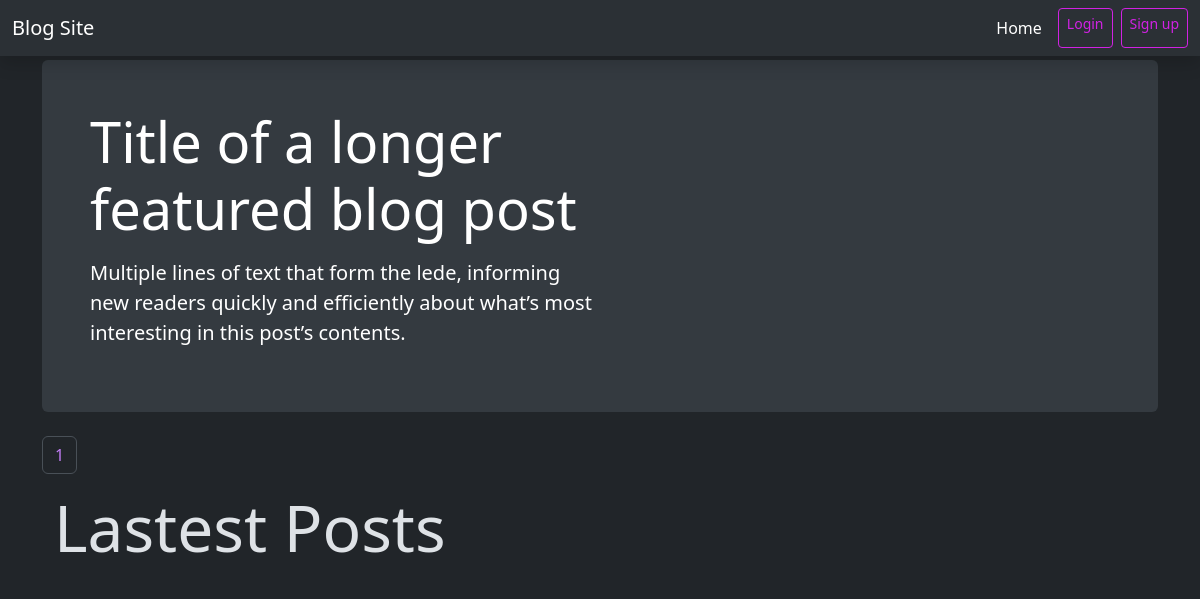
/, run on an earlier commit of the app's database.
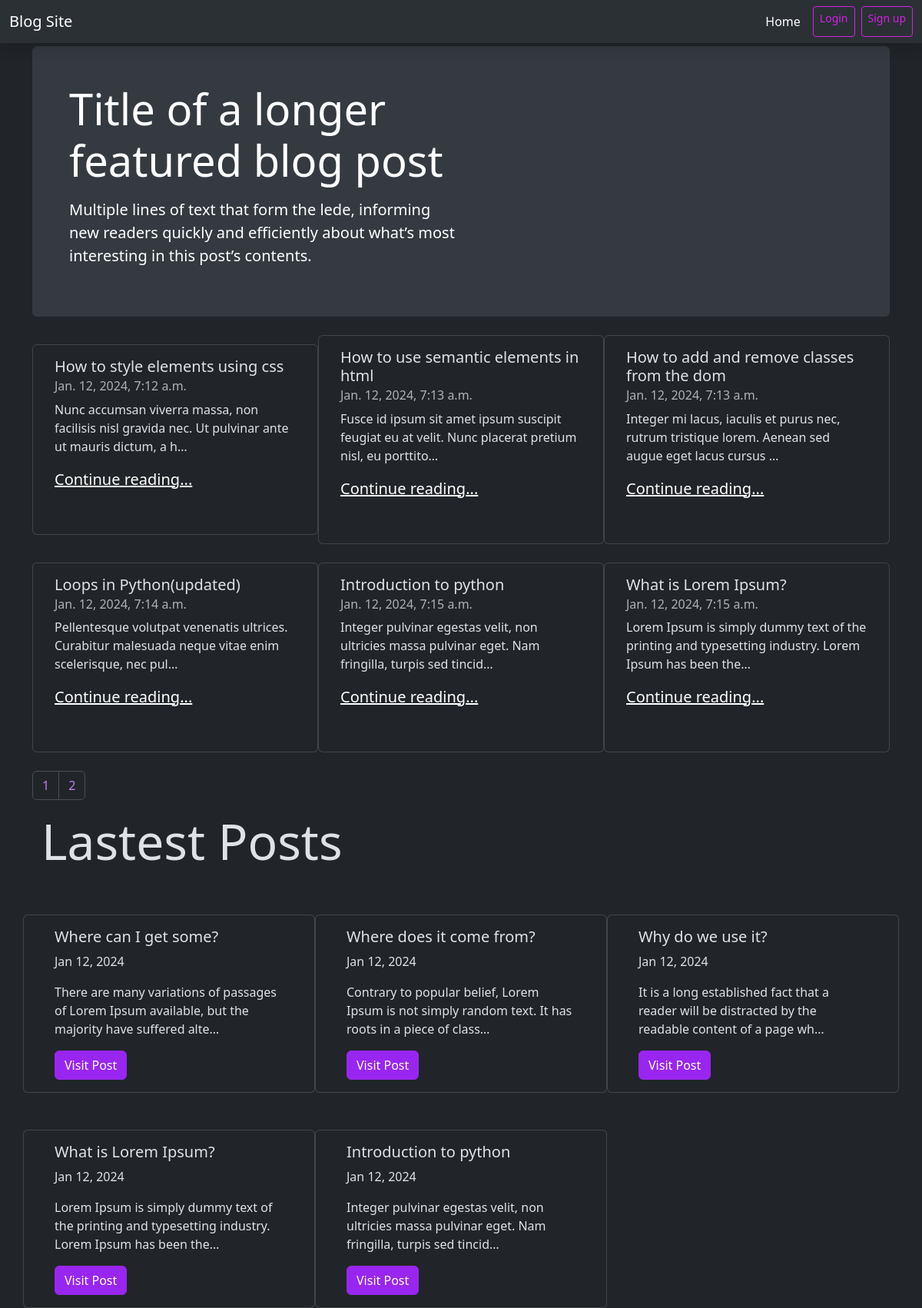
And on a later commit of the database.
### blog/models.py (models this page shows, shortened)
class Post(models.Model):
    title = models.CharField(max_length =255)
    body = models.TextField()
    slug = models.SlugField(max_length = 255, blank=True, default='')
    date = models.DateTimeField(auto_now_add = True, null=True)
    updated = models.DateTimeField(auto_now=True, null=True)
    author = models.ForeignKey(User, null=True, blank=True, on_delete = models.CASCADE)
    image = models.ImageField(default='',blank=True, upload_to='images')
    image_thumbnail = ImageSpecField(source='image', processors=[ResizeToFill(1200,300)], format = 'JPEG', options={'quality': 60})
    tags = TaggableManager()
    """
    By overriding the save method, we can execute custom logic before
    the object is stored in the database.
    """
    def save(self, *args, **kwargs):
        self.slug = slugify(self.title)
        super().save(*args, **kwargs)
    def get_absolute_url(self):
        return reverse('blog:detail', args=[str(self.slug)])

### blog/views.py (the view)
# urls.py: 2. Add a URL to urlpatterns:  path('', views.home, name='home')
def home(request, tag=None):
    tag_obj = None
    if not tag:
        posts = Post.objects.all()
    else:
        tag_obj = get_object_or_404(Tag, slug=tag)
        posts = Post.objects.filter(tags__in=[tag_obj])
    paginator = Paginator(posts, 6)
    page = request.GET.get('page')
    posts = paginator.get_page(page)
    content = {
        'posts':posts,
        'section':'home',
        'tag':tag_obj
    }
    return render(request, 'home.html',content)

### blog/context_processors.py (called while the page is built)
def latest_posts(request):
    posts = Post.objects.filter().order_by('-date')[:5]
    return {'latest_posts':posts}

### templates/home.html (shortened to what this page needs)
{% extends './base.html'%}
{% block content %}
<div class="p-4 p-md-5 mb-4 rounded text-body-emphasis bg-body-secondary">
  <div class="col-lg-6 px-0">
    <h1 class="display-4 fst-normal">Title of a longer featured blog post</h1>
    <p class="lead my-3">
      Multiple lines of text that form the lede, informing new readers quickly
      and efficiently about what’s most interesting in this post’s contents.
    </p>
  </div>
</div>
<div class="container">
  <div
    class="row row-cols-1 row-cols-sm-2 row-cols-md-3 g-4 align-items-center"
  >
    {% for post in posts %}
    <div class="card col-md-4">
      <div class="card-body">
        <h5 class="card-title">{{post.title}}</h5>
        <h6 class="card-subtitle mb-2 text-body-secondary">{{post.date}}</h6>
        <p class="card-text">{{post.body|truncatechars:100}}</p>
        <p class="lead mb-3">
          <a
            href="{% url 'blog:detail' post.slug %}"
            class="text-body-emphasis fw-light"
            >Continue reading...</a
          >
        </p>
      </div>
    </div>
    {% endfor %}
  </div>
</div>
{% include 'blog/_pagination.html' with items=posts %}
{% endblock %}

### templates/base.html (shortened to what this page needs)
<!DOCTYPE html>
<html lang="en" data-bs-theme="dark">
  <head>
    {% load static %}
    <link rel="stylesheet" href="{% static 'css/main.css'%}" />
  </head>
  <body>
    <nav class="navbar navbar-expand-lg bg-body-tertiary shadow fixed-top">
      <div class="container-fluid">
        <a class="navbar-brand" href="{% url 'home' %}">Blog Site</a>
        <div
          class="collapse navbar-collapse justify-content-end"
          id="navbarNavAltMarkup"
        >
          <div class="navbar-nav">
            <a
              class="nav-link active"
              aria-current="page"
              href="{% url 'home' %}"
              >Home</a
            >
             {% if user.is_authenticated %}
            <a
              href="{% url 'account_logout' %}"
              class="btn btn-sm btn-outline-secondary mx-2"
              >Logout</a
            >
            {% else %}
            <a
              href="{% url 'account_login' %}"
              class="btn btn-sm btn-outline-secondary mx-2"
              >Login</a
            >
            <a
              href="{% url 'account_signup' %}"
              class="btn btn-sm btn-outline-secondary"
              >Sign up</a
            >
            {% endif %}
          </div>
        </div>
      </div>
    </nav>
    <section class="container-md body-wrapper">
      {% block content %}{% endblock%}
    </section>
    <div class="container-md">
      {% include 'blog/_post_list.html' with heading='Latest posts'%}
    </div>
  </body>
</html>

### templates/blog/_pagination.html
<nav aria-label="..." class="mt-4">
  <ul class="pagination">
    {% for number in posts.paginator.page_range %}
    <li class="page-item">
      <a class="page-link" href="?page={{number}}">{{number}}</a>
    </li>
    {% endfor %}
  </ul>
</nav>

### templates/blog/_post_list.html
<div class="container">
  <div class="row g-5">
    <h1 class="display-3 mt-5">Lastest Posts</h1>
    {% for post in latest_posts %}
    <div class="card col-md-4">
      <div class="card-body">
        <h5 class="card-title">{{post.title}}</h5>
        <p class="card-text">{{post.date|date:"M j, Y"}}</p>
        <p class="card-text">{{post.body|truncatechars:100}}</p>
        <a href="{{ post.get_absolute_url }}" class="btn btn-primary"
          >Visit Post</a
        >
      </div>
    </div>
    {% endfor %}
  </div>
</div>

What changed in the data, as far as the page shows it:
added Post: title "How to style elements using css", date "Jan. 12, 2024, 7:12 a.m.", body "Nunc accumsan viverra massa, non facilisis nisl gravida nec. Ut pulvinar ante ut mauris dictum, a h…", shown under "Title of a longer featured blog post"
added Post: title "How to use semantic elements in html", date "Jan. 12, 2024, 7:13 a.m.", body "Fusce id ipsum sit amet ipsum suscipit feugiat eu at velit. Nunc placerat pretium nisl, eu porttito…", shown under "Title of a longer featured blog post"
added Post: title "How to add and remove classes from the dom", date "Jan. 12, 2024, 7:13 a.m.", body "Integer mi lacus, iaculis et purus nec, rutrum tristique lorem. Aenean sed augue eget lacus cursus …", shown under "Title of a longer featured blog post"
added Post: title "Loops in Python(updated)", date "Jan. 12, 2024, 7:14 a.m.", body "Pellentesque volutpat venenatis ultrices. Curabitur malesuada neque vitae enim scelerisque, nec pul…", shown under "Title of a longer featured blog post"
added Post: title "Introduction to python", date "Jan. 12, 2024, 7:15 a.m.", body "Integer pulvinar egestas velit, non ultricies massa pulvinar eget. Nam fringilla, turpis sed tincid…", date "Jan 12, 2024"
added Post: title "What is Lorem Ipsum?", date "Jan. 12, 2024, 7:15 a.m.", body "Lorem Ipsum is simply dummy text of the printing and typesetting industry. Lorem Ipsum has been the…", date "Jan 12, 2024"
added Post: title "Where can I get some?", date "Jan 12, 2024", body "There are many variations of passages of Lorem Ipsum available, but the majority have suffered alte…", shown under "Lastest Posts"
added Post: title "Where does it come from?", date "Jan 12, 2024", body "Contrary to popular belief, Lorem Ipsum is not simply random text. It has roots in a piece of class…", shown under "Lastest Posts"
added Post: title "Why do we use it?", date "Jan 12, 2024", body "It is a long established fact that a reader will be distracted by the readable content of a page wh…", shown under "Lastest Posts"
Also different on the page:
new list line: "2"
